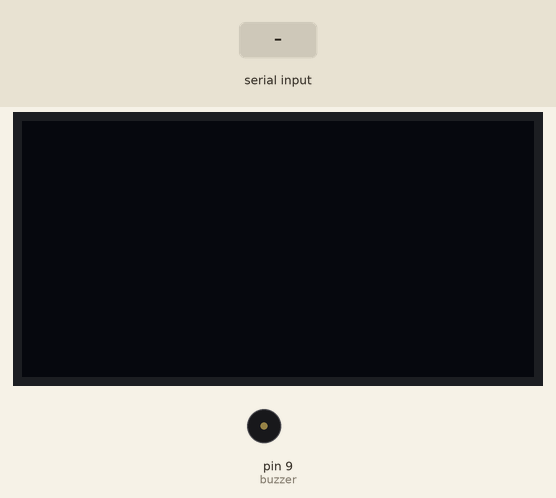
Simulated run of this sketch. Board: Arduino Uno, built with avr-gcc and run on an emulated ATmega328P. Shown: 128×64 one-colour display, buzzer (waves = sounding). The test bench sets the inputs (shaded band).

Above: at 1.2 s.
1.3 s: "active\n" received over Serial
At 2.5 s:
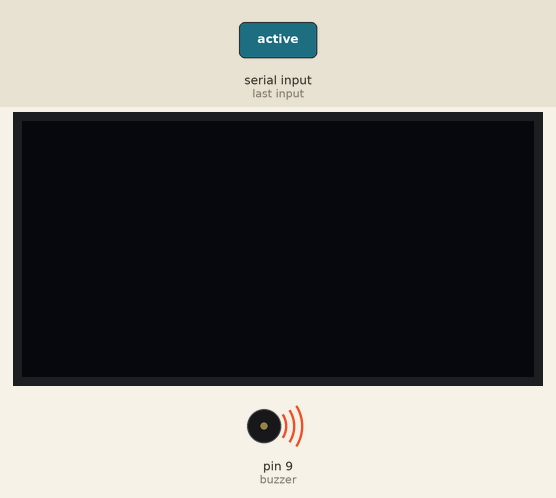
2.8 s: "active\n" received over Serial
At 3.7 s:
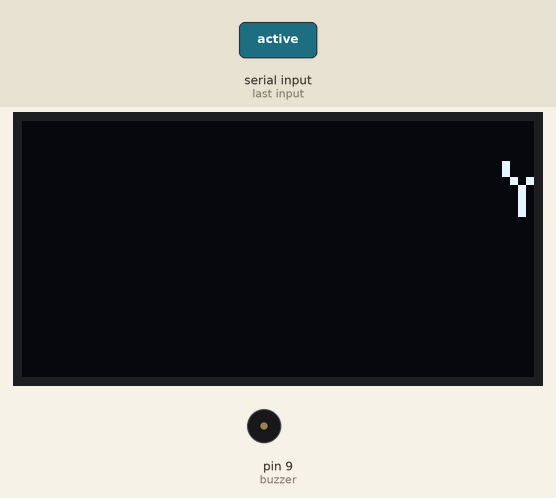
4.3 s: "1\n" received over Serial
At 5.7 s:
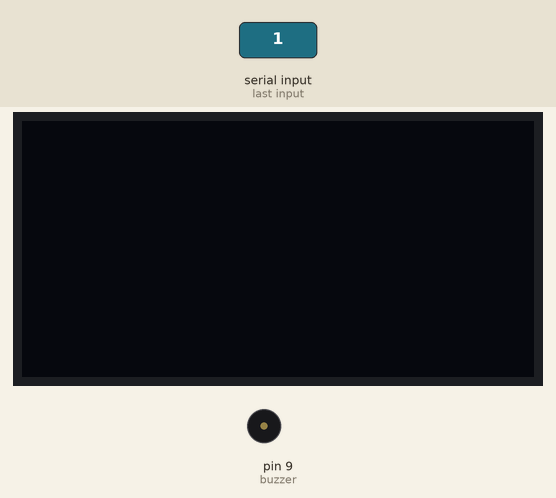
Timing chart, 0 to 7.3 s (numbered marks = the images above; inputs shaded):
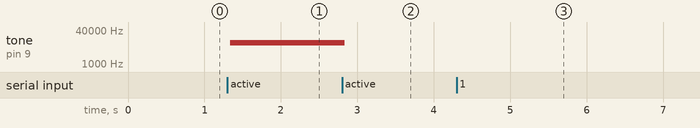

The sketch:

arduino_nano_code.ino
```cpp
#include <Adafruit_GFX.h>
#include <Adafruit_SSD1306.h>

Adafruit_SSD1306 display(4);

char message[]="You are parking in private parking, please move your car";
int x, minX;
const int buzzer = 9;
unsigned long prevTime_activate = millis();
unsigned long prevTime_no_activate = millis();

void setup()
{
  Serial.begin(9600);
  pinMode(buzzer , OUTPUT);
  display.begin(SSD1306_SWITCHCAPVCC, 0x3C);
  display.setTextSize(2);
  display.setTextColor(WHITE);
  display.setTextWrap(false);
  display.clearDisplay();
  display.display();
  x = display.width();
  minX = -12 * strlen(message);  // 12 = 6 pixels/character * text size 2
}

void loop()
{
  if (Serial.available() > 0)
  {
    String data = Serial.readStringUntil('\n');
    if (data == "active")
    {
      Lcd_Show_Text();
      Buzzer_alarm_active();
      Buzzer_alarm_no_active();
    }
    else
    {
      noTone(buzzer);
      display.clearDisplay();
      display.display();
    }
  }
  // Lcd_Show_Text();
  // Buzzer_alarm_active();
  // Buzzer_alarm_no_active();
}

void Buzzer_alarm_active()
{
  unsigned long currentTime = millis();
  if (currentTime - prevTime_activate > 1000)
  {
    tone(buzzer , 10000);
    prevTime_activate = currentTime;
  }
}

void Buzzer_alarm_no_active()
{
  unsigned long currentTime = millis();
  if (currentTime - prevTime_no_activate > 2000)
  {
    noTone(buzzer);
    prevTime_no_activate = currentTime;
  }
}

void Lcd_Show_Text()
{
  display.clearDisplay();
  display.setCursor(0,0);
  display.setTextSize(2);
  display.setCursor(x,10);
  display.print(message);
  display.setCursor(x,28);
  display.setCursor(x,38);
  display.setCursor(x,48);
  display.display();
  x=x-8; // scroll speed, make more positive to slow down the scroll
  if(x < minX) x= display.width();
}
```

Measured:
- after the input at 1.3 s, tone on pin 9 (buzzer): silent → 10000 Hz at once
- after the input at 2.8 s, tone on pin 9 (buzzer): 10000 Hz → silent at once
